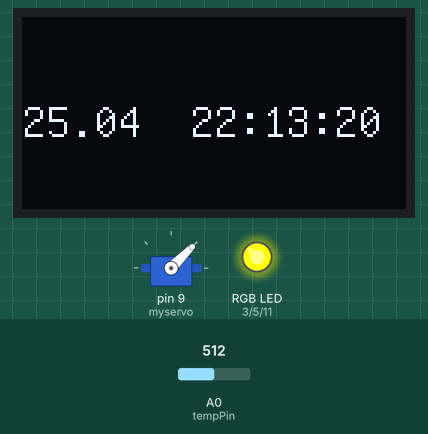
A sketch run on a simulated Arduino Uno, built with avr-gcc and run on an emulated ATmega328P. Shown: servo, 128×64 one-colour display, an RGB LED mixed from three pins (HIGH = lit). The inputs (shaded band) are chosen by the test bench; at power-on: A0 (tempPin) = 512. The local clock reads 2024-03-15 10:24:30 at power-on unless the sketch sets it; what the sketch prints to the serial monitor is not drawn.

Above: at 0.3 s.
1.3 s: A0 (tempPin) set to 122
At 2.5 s:
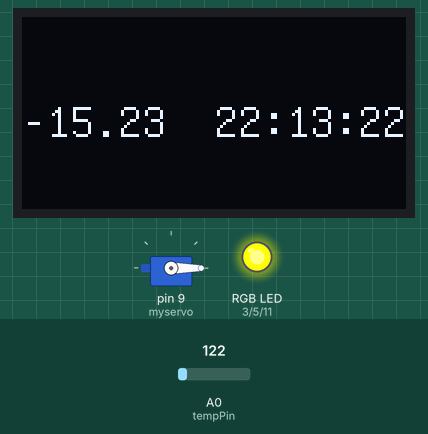
4.3 s: A0 (tempPin) set to 511
At 5.9 s:
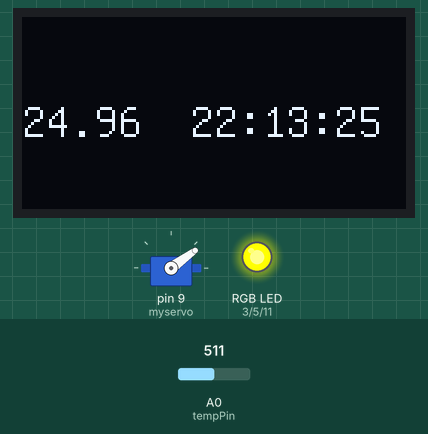
7.3 s: A0 (tempPin) set to 716
At 8.9 s:
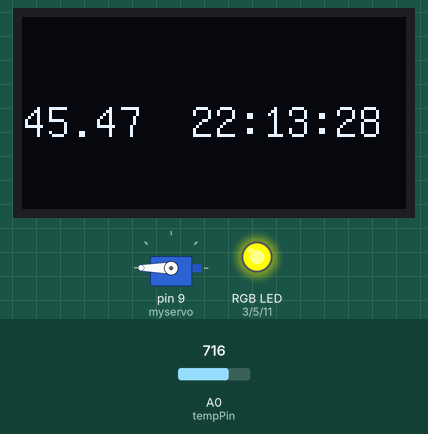
Timing chart, 0 to 10.4 s (numbered marks = the images above; inputs shaded):
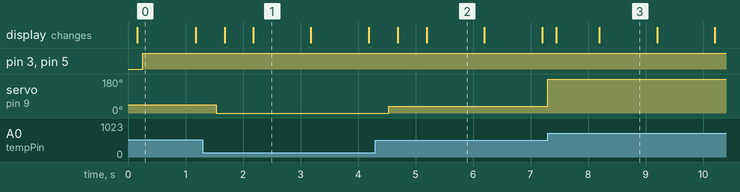

The sketch:

clockandtempproject.ino
```cpp
/*
* Name: clock and temp project
* Author: Victor Huke
* Date: 2024-10-10
* Description: This project uses a ds3231 to measure time and displays the time to an 1306 oled display,
* Further, it measures temprature with a analog temprature module and displays a mapped value to a 9g-servo-motor
*/

// Include Libraries
#include <RTClib.h>
#include <Wire.h>
#include <Servo.h>
#include "U8glib.h"

// Init constants
const int tempPin = A0;
const int redPin= 3;
const int greenPin = 5;
const int bluePin = 11;
// Init global variables

// construct objects
RTC_DS3231 rtc;
Servo myservo;
U8GLIB_SSD1306_128X64 u8g(U8G_I2C_OPT_NO_ACK);
void setup() {
  // init communication
  Serial.begin(9600);

  Wire.begin();  //clock communication startup
  rtc.begin();

  pinMode(tempPin, INPUT);  //tempsensor pin
  // Init Hardware

  rtc.adjust(DateTime(F(__DATE__), F(__TIME__)));

  myservo.attach(9);  //servo initialisation

  u8g.setFont(u8g_font_unifont);  //sätter font för skärmen
  //u8g.firstPage();
  //rensar skärmen
 /*
  pinMode(redPin,  OUTPUT);
  pinMode(greenPin, OUTPUT);  //intialiserar pinarna för rgb lampan
  pinMode(bluePin, OUTPUT);
  */
}

void loop() {


  //servoWrite(getTemp());
  servoWrite(map(getTemp(), 20.0,40,0,180));
  Serial.println(getTime() + "     " + getTemp());
  //oledWrite(0,40,getTime());
  oledWrite(0,40,String(String(getTemp()) + "  " + getTime()));
  delay(100);
  setColor(255, 255, 0);

}


/*
*This function reads time from an ds3231 module and package the time as a String
*Parameters: Void
*Returns: time in hh:mm:ss as String
*/
String getTime() {
  DateTime now = rtc.now();
  String currenttime = (String(now.hour()) + ":" + String(now.minute()) + ":" + String(now.second()));
  return currenttime;
}

/*
* This function reads an analog pin connected to an analog temprature sensor and calculates the corresponding temp
*Parameters: Void
*Returns: temprature as float
*/
float getTemp() {
  float temp = 0;
  float R1 = 10000;  // value of R1 on board
  float logR2, R2, T;
  float c1 = 0.001129148, c2 = 0.000234125, c3 = 0.0000000876741;  //steinhart-hart coeficients for thermistor

  int Vo = analogRead(tempPin);
  R2 = R1 * (1023.0 / (float)Vo - 1.0);  //calculate resistance on thermistor
  logR2 = log(R2);
  temp = (1.0 / (c1 + c2 * logR2 + c3 * logR2 * logR2 * logR2));  // temperature in Kelvin
  temp = temp - 273.15;                                           //convert Kelvin to Celcius

  return temp;
}

/*
* This function takes a string and draws it to an oled display
*Parameters: - text: String to write to display
*Returns: void
*/
void oledWrite(int x, int y, String text) {
  //u8g.nextPage();
  //u8g.drawStr(20,20, text.c_str());
  u8g.firstPage();

  do {
    u8g.drawStr(x, y, text.c_str());

  } while (u8g.nextPage());
}

/*
* takes a temprature value and maps it to corresppnding degree on a servo
*Parameters: - value: temprature
*Returns: void
*/
void servoWrite(float angle) {
  myservo.write(angle);
}
/*
takes a rgb value and sends that color to a rgb led
parameters: -value: red 0-255, green 0-255, blue 0-255
returns: void
*/
void setColor(int redValue, int greenValue,  int blueValue) {
  analogWrite(redPin, redValue);
  analogWrite(greenPin,  greenValue);
  analogWrite(bluePin, blueValue);
}
```

Measured:
- after the input at 1.3 s, servo on pin 9 (myservo): 45° → 0° after 0.23 s
- after the input at 4.3 s, servo on pin 9 (myservo): 0° → 36° after 0.24 s
- after the input at 7.3 s, servo on pin 9 (myservo): 36° → 180° at once
- what the display in image 0 shows lasts 1.0 s, from 0.2 s to 1.2 s
